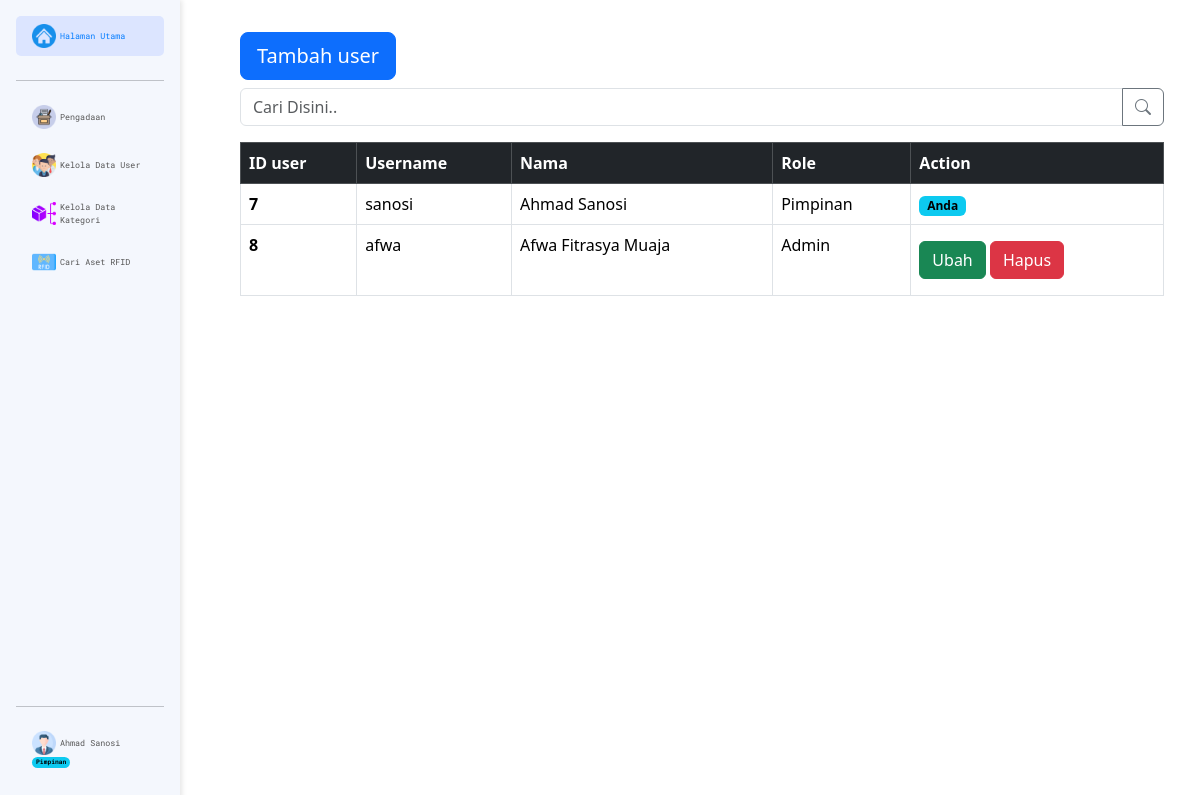
The app's page /pages/user/index.php (signed in) with its own data.
### tables this page shows
CREATE TABLE `user` (
  `id` int(5) NOT NULL,
  `nama` varchar(150) DEFAULT NULL,
  `role` varchar(50) DEFAULT NULL,
  `username` varchar(200) NOT NULL,
  `password` varchar(200) NOT NULL
);

### class/Database.php (called while the page is built, shortened)
<?php
class Database{
	function __construct($host, $username, $pass, $dbname){
		$this->conn = mysqli_connect($host, $username, $pass, $dbname);
	}
}
 ?>

### class/User.php (called while the page is built, shortened)
<?php
include_once CLASS_PATH."Database.php";
class User{
	public $db;
	function __construct($db){
		$this->db = $db;
	}
	function tampilDataUser(){
		$sql = "SELECT * FROM user";
		$result = mysqli_query($this->db->conn, $sql);
	    $user = mysqli_fetch_all($result, MYSQLI_ASSOC);
	    return $user;
	}
}

### pages/user/index.php (the view, shortened to what this page needs)
<?php
include_once $_SERVER['DOCUMENT_ROOT']."/inventaris RFID/layouts/header.php";
include_once LAYOUTS_PATH."sidebar.php";
include_once CLASS_PATH."Database.php";
include_once CLASS_PATH."User.php";
$db = new Database("localhost", "root", "", "inventaris");
$user = new User($db);
$users = $user->tampilDataUser();
?>
<div class="container">
  <div class="flex p-4">
    <div class="flex">
      <a href="<?= PAGES_PATH ?>user/tambah-data.php" type="button" class="btn btn-primary btn-lg my-2">Tambah user</a>
    </div>
    <form action="" method="post">
      <div class="input-group mb-3">
        <input type="text" class="form-control" placeholder="Cari Disini.." aria-label="Recipient's username" aria-describedby="button-addon2" name="keyword">
        <button class="btn btn-outline-secondary" type="submit" id="button-addon2" name="cari"><i class="bi bi-search"></i></button>
      </div>
    </form>
    <table class="table table-hover table-bordered">
      <thead class="table-dark">
        <tr>
          <th scope="col">ID user</th>
          <th scope="col">Username</th>
          <th scope="col">Nama</th>
          <th scope="col">Role</th>
          <th scope="col">Action</th>
        </tr>
      </thead>
      <tbody>
      <?php foreach ($users as $u) : ?>
        <tr>
          <th scope="row"><?= $u["id"] ?></th>
          <td><?= $u["username"] ?></td>
          <td><?= $u["nama"] ?></td>
          <td><?= $u["role"] ?></td>
          <?php if($u['id'] != $_SESSION['id']) : ?>
          <td>
            <a href="<?= PAGES_PATH ?>user/ubah-data.php?id=<?= $u['id'] ?>&nama=<?= $u['nama'] ?>&username=<?= $u['username'] ?>&role=<?= $u['role'] ?>" type="button" class="btn btn-success my-2">Ubah</a>
            <a href="" type="button" class="btn btn-danger my-2 hapus" data-id="<?= $u["id"] ?>">Hapus</a>
          </td>
          <?php else : ?>
          <td><span class="badge text-bg-info">Anda</span></td>
          <?php endif; ?>
        </tr>
      <?php endforeach; ?>
      </tbody>
    </table>
  </div>
</div>
<?php include_once LAYOUTS_PATH."footer.php";?>

### layouts/sidebar.php (style rules this page uses)
.sidebar + * { margin-left: 17vw; }

### records on screen
user: id "7", username "sanosi", nama "Ahmad Sanosi", role "Pimpinan", shows "Anda"
user: id "8", username "afwa", nama "Afwa Fitrasya Muaja", role "Admin"

### other values on screen
$_SESSION['nama'] "Ahmad Sanosi"
$_SESSION['role'] "Pimpinan"
